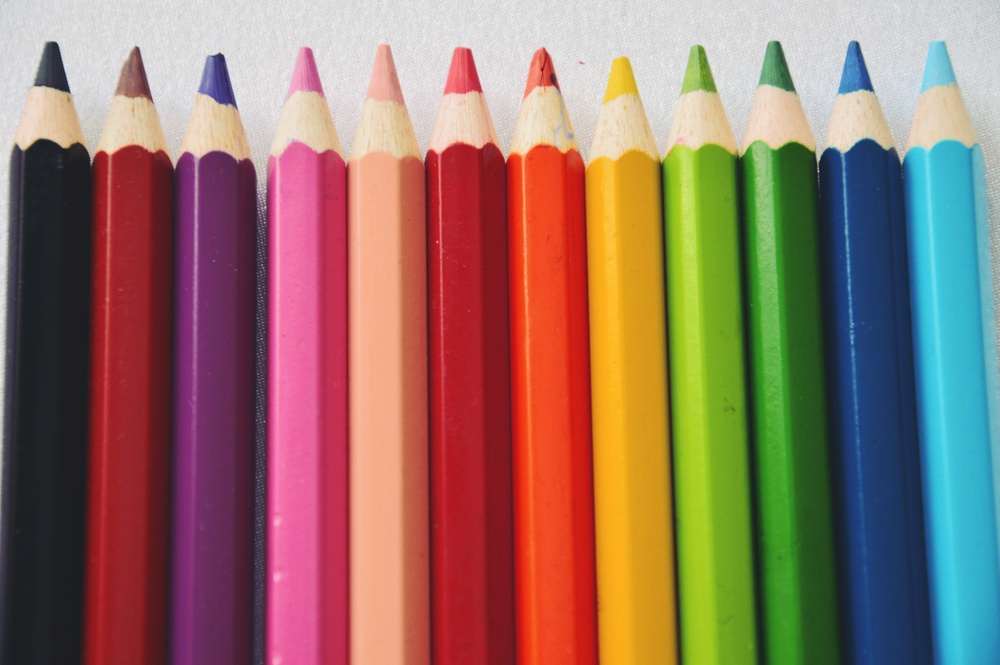
#> input picture data/pencils.jpg, 1000 x 665 px, shrunk from 4905 x 3261 before the run
$ python -i segmentation_utils.py   (imports and definitions only)
#> lines starting #> are read from the running program, lines starting #| are printed output that depends on the picture; after the words box and inside, x2 and y2 are one past the last pixel; in counts of white or black regions, pixels touching at a corner belong together
#> further down, picture is the input picture: shape (665, 1000, 3); mean B, G, R 101.6, 114.9, 147.4
"""
Traditional image segmentation utilities using OpenCV.
"""

import cv2
import numpy as np
import matplotlib.pyplot as plt
from typing import List, Tuple, Dict, Any, Optional, Union
from skimage import segmentation, color, morphology, measure
from scipy import ndimage


# [66 lines left out: functions threshold_segmentation, kmeans_segmentation, not called in this run]


def watershed_segmentation(image: np.ndarray,
                         marker_threshold: int = 127) -> np.ndarray:
    """
    Segment image using watershed algorithm.

    Args:
        image: Input image
        marker_threshold: Threshold for marker generation

    Returns:
        Segmented image with labels
    """
#> called with marker_threshold = 127
    # Convert to grayscale if needed
    if len(image.shape) == 3:
        gray = cv2.cvtColor(image, cv2.COLOR_BGR2GRAY)
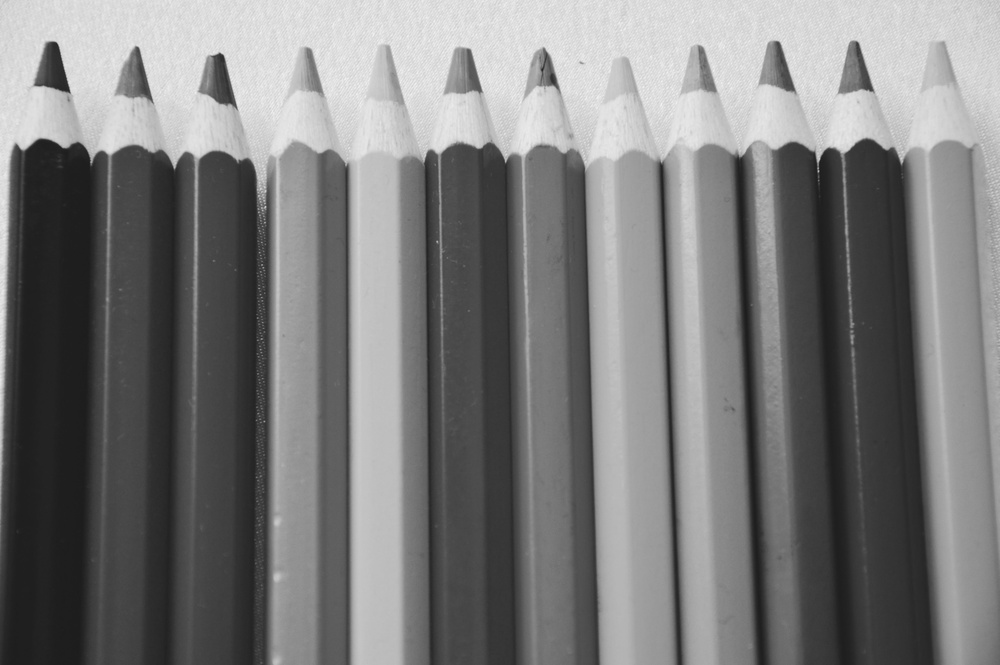
#> gray: shape (665, 1000); min 26, max 244, mean 123.1
    else:
        gray = image.copy()

    # Apply threshold to get binary image
    _, thresh = cv2.threshold(gray, marker_threshold, 255, cv2.THRESH_BINARY)
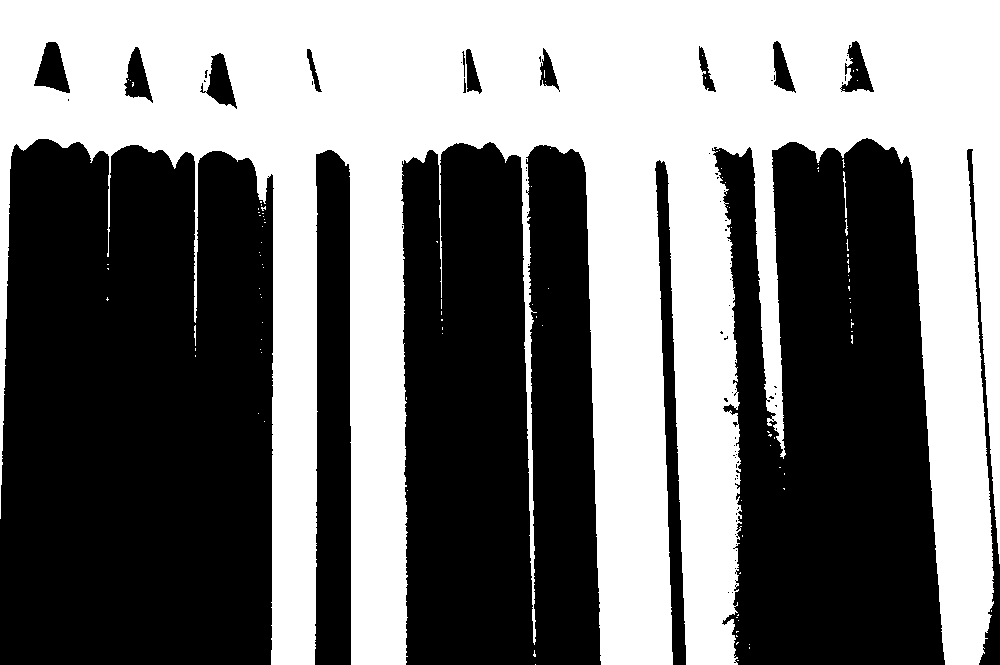
#> thresh: shape (665, 1000); 46.5% white; 106 white regions (102 under 20 px), largest, box (x1, y1, x2, y2) and area: (0, 0, 1000, 665) 308674, (843, 171, 847, 218) 78, (194, 325, 196, 346) 31, (845, 219, 848, 236) 29

    # Noise removal
    kernel = np.ones((3, 3), np.uint8)
    opening = cv2.morphologyEx(thresh, cv2.MORPH_OPEN, kernel, iterations=2)
#> opening: shape (665, 1000); 45.9% white; 11 white regions, largest, box (x1, y1, x2, y2) and area: (0, 0, 1000, 665) 303529, (522, 193, 531, 303) 680, (525, 307, 532, 392) 494

    # Sure background area
    sure_bg = cv2.dilate(opening, kernel, iterations=3)
#> sure_bg: shape (665, 1000); 50.1% white; 16 black regions (2 under 20 px), largest, box (x1, y1, x2, y2) and area: (0, 142, 270, 665) 133540, (405, 146, 598, 665) 88930, (716, 142, 942, 665) 88808

    # Finding sure foreground area
    dist_transform = cv2.distanceTransform(opening, cv2.DIST_L2, 5)
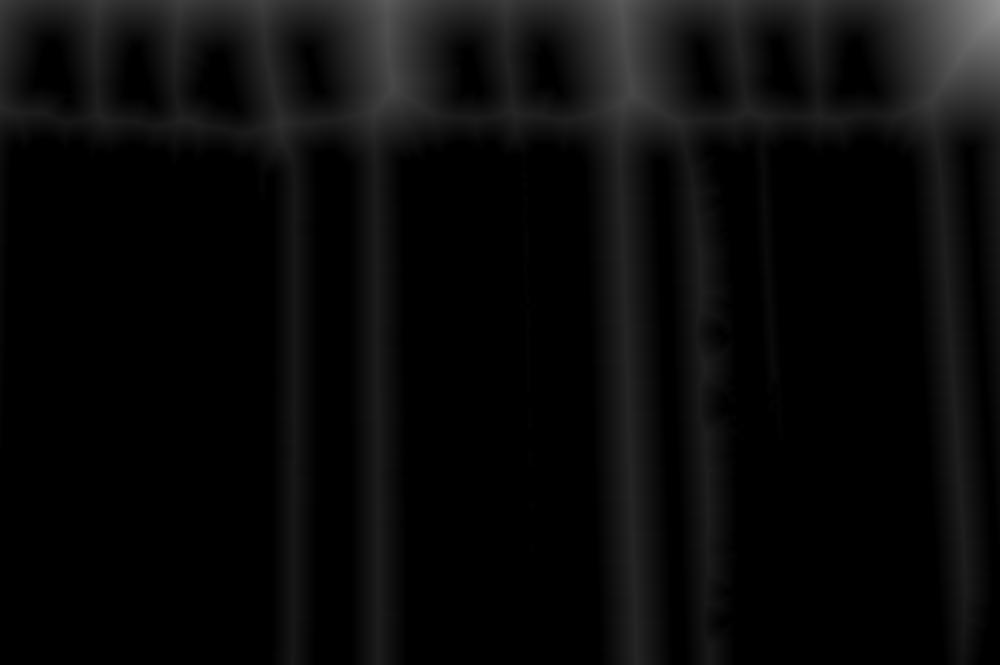
#> dist_transform: shape (665, 1000) float32; min 0, max 147, mean 10.1
    _, sure_fg = cv2.threshold(dist_transform, 0.7 * dist_transform.max(), 255, 0)
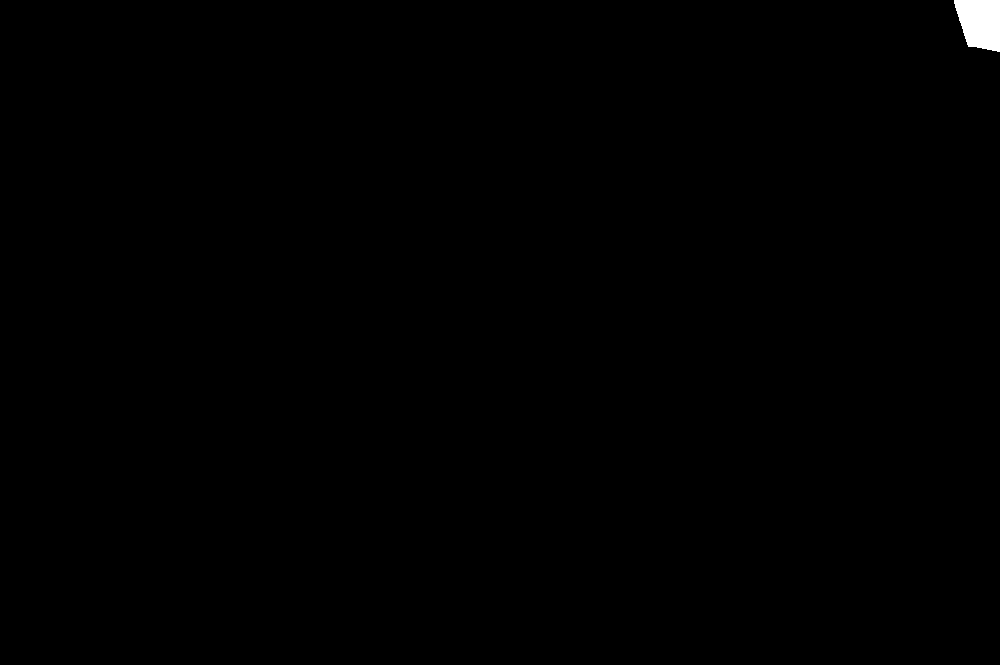
#> sure_fg: shape (665, 1000) float32; 0.29% white; 1 white region, box (x1, y1, x2, y2) and area: (954, 0, 1000, 52) 1917

    # Finding unknown region
    sure_fg = np.uint8(sure_fg)
    unknown = cv2.subtract(sure_bg, sure_fg)
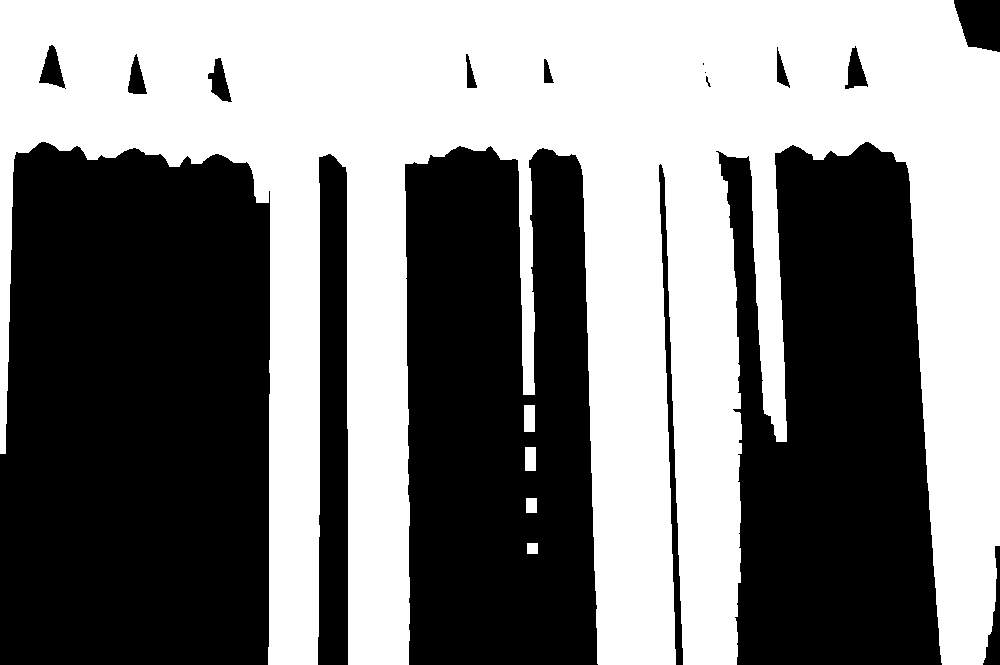
#> unknown: shape (665, 1000); 49.8% white; 5 white regions, box (x1, y1, x2, y2) and area: (0, 0, 1000, 665) 330536, (524, 405, 535, 432) 297, (525, 447, 536, 471) 264, (526, 498, 537, 513) 165, (527, 543, 538, 554) 121

    # Marker labelling
    _, markers = cv2.connectedComponents(sure_fg)

    # Add 1 to all labels so that background is not 0, but 1
    markers = markers + 1

    # Mark the unknown region with 0
    markers[unknown == 255] = 0
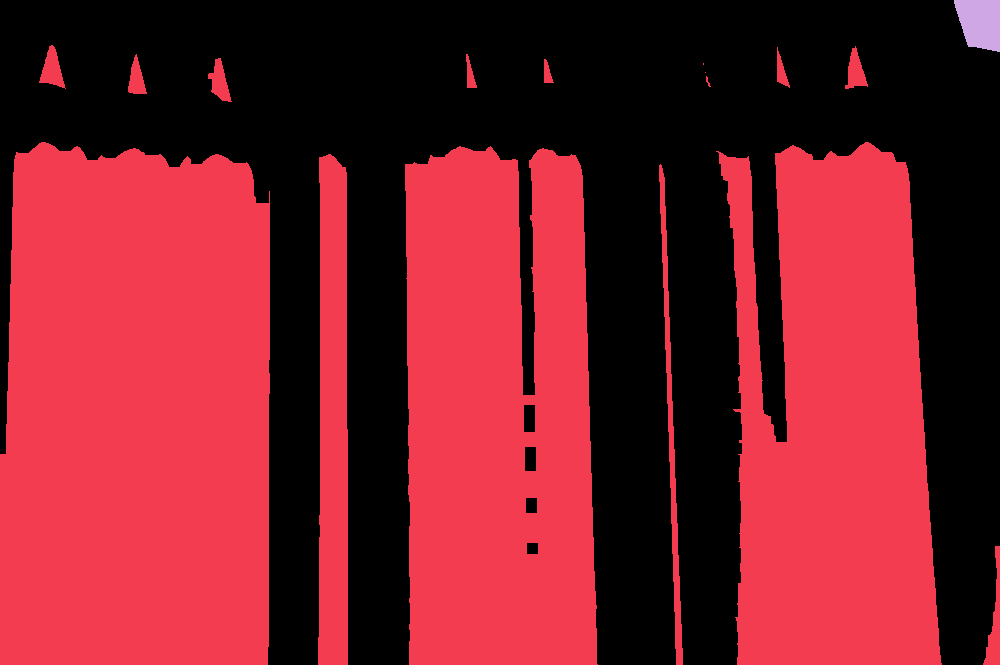
#> markers: shape (665, 1000) int32; 3 distinct labels, from 0 to 2; one colour per label, 0 black

    # Apply watershed
    if len(image.shape) == 3:
        markers = cv2.watershed(image, markers)
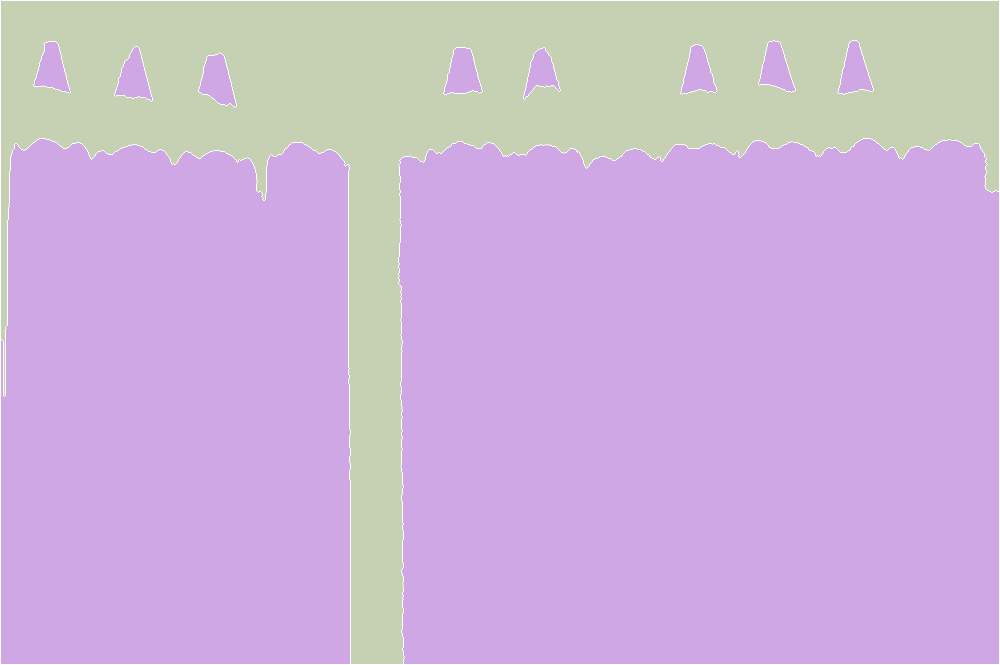
#> markers: shape (665, 1000) int32; 3 distinct labels, from -1 to 2; one colour per label, 0 black, -1 white
    else:
        # Convert to BGR for watershed
        image_color = cv2.cvtColor(gray, cv2.COLOR_GRAY2BGR)
        markers = cv2.watershed(image_color, markers)

    return markers


# [447 lines left out: functions grab_cut_segmentation, felzenszwalb_segmentation, slic_segmentation, quickshift_segmentation, morphological_segmentation, connected_component_analysis and 3 more, not called in this run]

>>> import cv2
>>> picture = cv2.imread('../../../../data/pencils.jpg')
>>> result = watershed_segmentation(picture)
